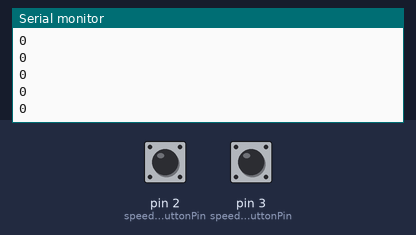
Bench run of a sketch on a simulated Arduino Uno, built with avr-gcc and run on an emulated ATmega328P. Shown: the last lines printed to the serial monitor. The inputs (shaded band) are chosen by the test bench; at power-on: pin 2 (speedUpButtonPin) HIGH, pin 3 (speedDownButtonPin) HIGH.

Above: at 1.2 s.
1.3 s: pin 2 (speedUpButtonPin) pulled LOW for 0.15 s
At 1.8 s:
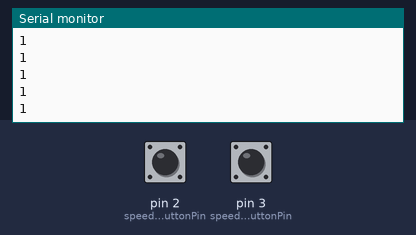
2.9 s: pin 2 (speedUpButtonPin) pulled LOW for 1 s
At 3.7 s:
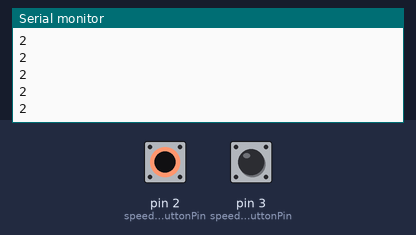
Timing chart, 0 to 5.9 s (numbered marks = the images above; inputs shaded):
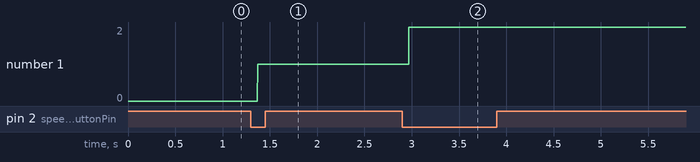

Measured:
- after the input at 1.3 s, the serial monitor: prints a new line after 0.07 s (image 1)
- after the input at 2.9 s, the serial monitor: prints a new line after 0.07 s (image 2)
- plotted number 1: 0 → 1 after the input at 1.3 s, 1 → 2 after the input at 2.9 s

The sketch:

Exercise3.ino
```cpp
int speedUpButtonPin = 2;
int speedDownButtonPin = 3;

volatile byte motorState = 0;

void increaseMotorState()
{
    if (motorState < 3)
    {
        motorState += 1;
    }
}

void decreaseMotorState()
{
    if (motorState > 0)
    {
        motorState -= 1;
    }
}

void onSpeedUpButtonPressed()
{
    increaseMotorState();
}

void onSpeedDownButtonPressed()
{
    decreaseMotorState();
}

void setup()
{
    Serial.begin(9600);

    pinMode(speedUpButtonPin, INPUT);
    pinMode(speedDownButtonPin, INPUT);

    attachInterrupt(digitalPinToInterrupt(speedUpButtonPin), onSpeedUpButtonPressed, FALLING);
    attachInterrupt(digitalPinToInterrupt(speedDownButtonPin), onSpeedDownButtonPressed, FALLING);
}

void loop()
{
    Serial.println(motorState);
    // Serial.println(speedUpButtonState);
    // Serial.println(speedDownButtonState);
}
```
